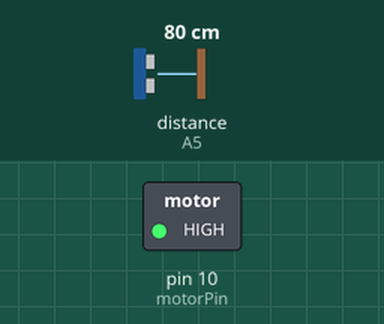
A sketch run on a simulated Arduino Uno, built with avr-gcc and run on an emulated ATmega328P. On the bench: switched loads named in the sketch (green lamp = pin HIGH). Wiring (inferred from the names in the program): ultrasonic range finder: trigger pin 4; echo A5. The test bench sets the inputs (shaded band); at power-on: distance to the obstacle (sensor on A5) 80 cm. The echo pulse lasts 58.3 µs per cm; pins used as bus, display or sensor lines are not drawn; what the sketch prints to the serial monitor is not drawn.

Above: at 2.5 s.
At 5.1 s:
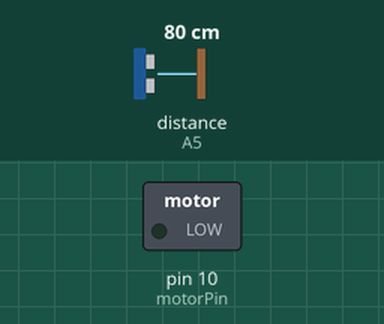
Timing chart, 0 to 6.8 s (numbered marks = the images above):
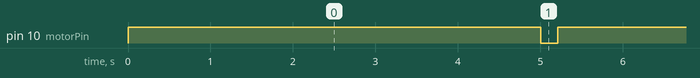

The sketch:

ligar_motor.ino
```cpp
//direita tem dois big fio
//o da esquerda é o sem fita
// e o do meio é o com fita

const int trigPin = 4;
const int echoPin = A5;
const int motorPin = 10;

const int distanciaLimite = 30; // em centímetros

void setup() {
  pinMode(trigPin, OUTPUT);
  pinMode(echoPin, INPUT);
  pinMode(motorPin, OUTPUT);

  digitalWrite(motorPin, LOW); // Motor desligado inicialmente

  Serial.begin(9600); // Para monitorar a distância no Serial Monitor
}

long medirDistancia() {
  digitalWrite(trigPin, LOW);
  delayMicroseconds(2);
  digitalWrite(trigPin, HIGH);
  delayMicroseconds(10);
  digitalWrite(trigPin, LOW);

  long duracao = pulseIn(echoPin, HIGH);
  long distancia = duracao * 0.034 / 2;

  return distancia;
}

void loop() {
  long distancia = medirDistancia();

  Serial.print("Distância: ");
  Serial.print(distancia);
  Serial.println(" cm");

  digitalWrite(motorPin, HIGH);
  delay(5000);
  digitalWrite(motorPin, LOW);

  //if (distancia > 0 && distancia <= distanciaLimite) {
    //digitalWrite(motorPin, HIGH); // Liga o motor se objeto estiver próximo
  //} else {
    //digitalWrite(motorPin, LOW);  // Desliga o motor se estiver longe
  //}

  delay(200); // Espera um pouco antes da próxima leitura
}
```

Measured:
- by itself, pin 10 (motorPin): alternates HIGH for 5.0 s and LOW for 0.21 s
